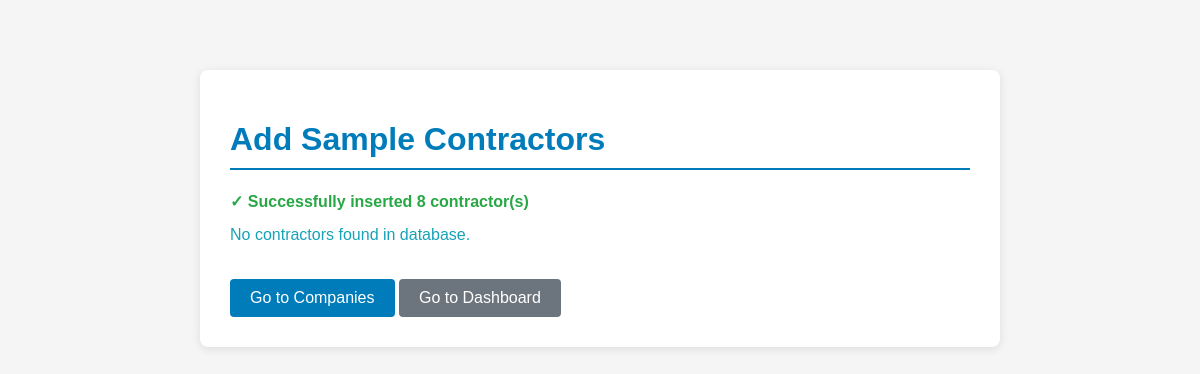
/add_contractors.php, run on an earlier commit of the app's database.
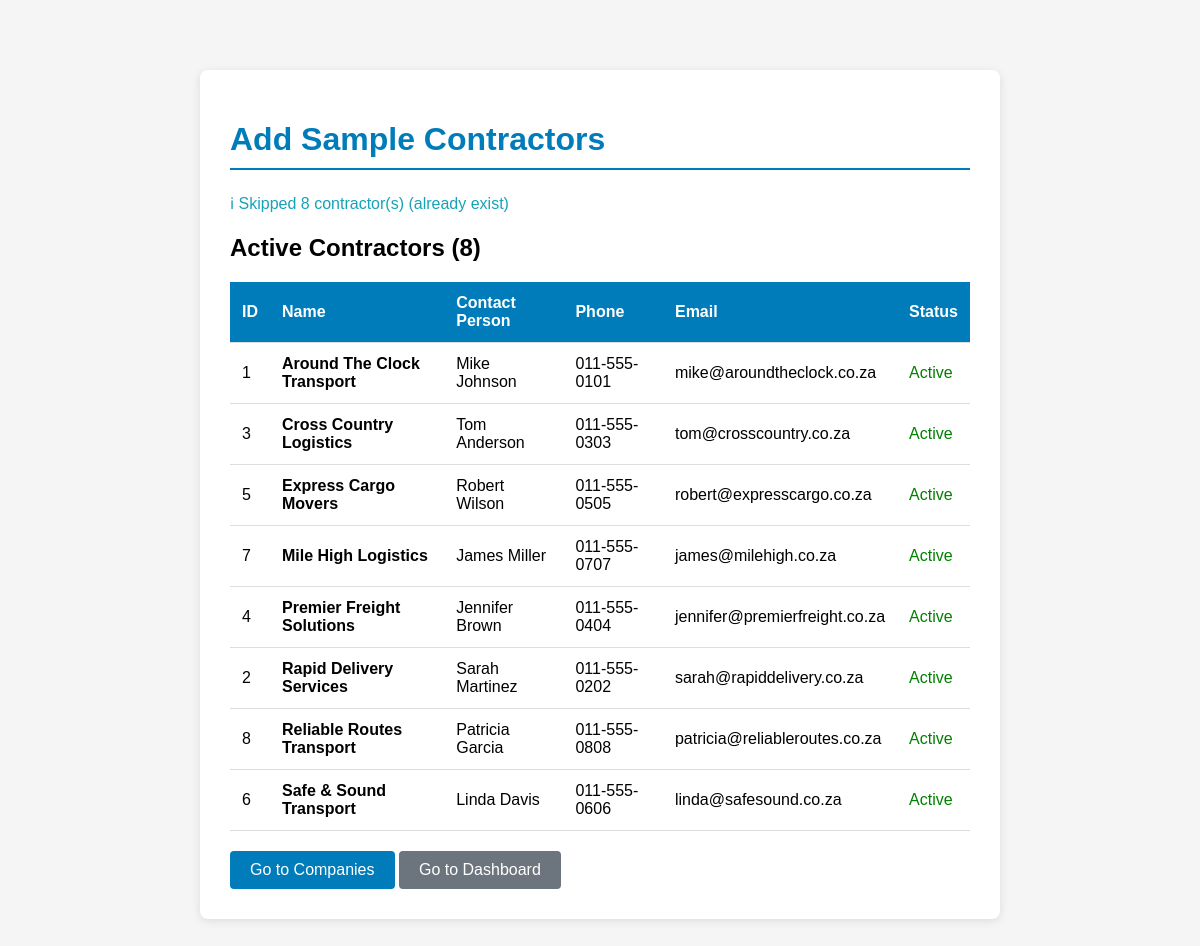
And on a later commit of the database.
### tables this page shows
CREATE TABLE contractors (
    id INT AUTO_INCREMENT PRIMARY KEY,
    name VARCHAR(255) NOT NULL,
    contact_person VARCHAR(255),
    phone VARCHAR(50),
    email VARCHAR(255),
    status ENUM('active', 'inactive') DEFAULT 'active',
    created_at TIMESTAMP DEFAULT CURRENT_TIMESTAMP,
    updated_at TIMESTAMP DEFAULT CURRENT_TIMESTAMP ON UPDATE CURRENT_TIMESTAMP
);

### config/database.php (called while the page is built, shortened)
<?php
class Database {
    private $host = 'localhost';
    private $db_name = 'logistics_db';
    private $username = 'root';
    private $password = '';
    public function getConnection() {
        $this->conn = null;
        try {
            $this->conn = new PDO(
                "mysql:host=" . $this->host . ";dbname=" . $this->db_name . ";charset=utf8",
                $this->username,
                $this->password
            );
            $this->conn->setAttribute(PDO::ATTR_ERRMODE, PDO::ERRMODE_EXCEPTION);
        } catch(PDOException $exception) {
            echo "Connection error: " . $exception->getMessage();
        }
        return $this->conn;
    }
    public function query($sql, $params = []) {
        $conn = $this->getConnection();
        $stmt = $conn->prepare($sql);
        $stmt->execute($params);
        return $stmt;
    }
    public function fetchAll($sql, $params = []) {
        $stmt = $this->query($sql, $params);
        return $stmt->fetchAll(PDO::FETCH_ASSOC);
    }
}
?>

### add_contractors.php (the view, shortened to what this page needs)
<?php
require_once 'config/database.php';
try {
    $db = new Database();
    $contractors = [
        ['name' => 'Around The Clock Transport', 'contact_person' => 'Mike Johnson', 'phone' => '011-555-0101', 'email' => 'mike@aroundtheclock.co.za'],
        ['name' => 'Rapid Delivery Services', 'contact_person' => 'Sarah Martinez', 'phone' => '011-555-0202', 'email' => 'sarah@rapiddelivery.co.za'],
        ['name' => 'Cross Country Logistics', 'contact_person' => 'Tom Anderson', 'phone' => '011-555-0303', 'email' => 'tom@crosscountry.co.za'],
        ['name' => 'Premier Freight Solutions', 'contact_person' => 'Jennifer Brown', 'phone' => '011-555-0404', 'email' => 'jennifer@premierfreight.co.za'],
        ['name' => 'Express Cargo Movers', 'contact_person' => 'Robert Wilson', 'phone' => '011-555-0505', 'email' => 'robert@expresscargo.co.za'],
        ['name' => 'Safe & Sound Transport', 'contact_person' => 'Linda Davis', 'phone' => '011-555-0606', 'email' => 'linda@safesound.co.za'],
        ['name' => 'Mile High Logistics', 'contact_person' => 'James Miller', 'phone' => '011-555-0707', 'email' => 'james@milehigh.co.za'],
        ['name' => 'Reliable Routes Transport', 'contact_person' => 'Patricia Garcia', 'phone' => '011-555-0808', 'email' => 'patricia@reliableroutes.co.za']
    ];
    $inserted = 0;
    $skipped = 0;
    $errors = [];
    foreach ($contractors as $contractor) {
        $existing = $db->fetchOne("SELECT id FROM contractors WHERE name = ?", [$contractor['name']]);
        if (!$existing) {
            $contractorData = [
                'name' => $contractor['name'],
                'contact_person' => $contractor['contact_person'],
                'phone' => $contractor['phone'],
                'email' => $contractor['email'],
                'status' => 'active',
                'created_at' => date('Y-m-d H:i:s')
            ];
            $result = $db->insert('contractors', $contractorData);
            if ($result) {
                $inserted++;
            } else {
                $errors[] = $contractor['name'];
            }
        } else {
            $skipped++;
        }
    }
    $allContractors = $db->fetchAll("SELECT * FROM contractors WHERE status = 'active' ORDER BY name");
    ?>
    <!DOCTYPE html>
    <html>
    <head>
    </head>
    <body>
        <div class="container">
            <h1>Add Sample Contractors</h1>
            <?php if ($inserted > 0): ?>
                <div class="success">✓ Successfully inserted <?php echo $inserted; ?> contractor(s)</div>
            <?php endif; ?>
            <?php if ($skipped > 0): ?>
                <div class="info">ℹ Skipped <?php echo $skipped; ?> contractor(s) (already exist)</div>
            <?php endif; ?>
            <?php if (count($allContractors) > 0): ?>
                <h2>Active Contractors (<?php echo count($allContractors); ?>)</h2>
                <table>
                    <thead>
                        <tr>
                            <th>ID</th>
                            <th>Name</th>
                            <th>Contact Person</th>
                            <th>Phone</th>
                            <th>Email</th>
                            <th>Status</th>
                        </tr>
                    </thead>
                    <tbody>
                        <?php foreach ($allContractors as $contractor): ?>
                            <tr>
                                <td><?php echo $contractor['id']; ?></td>
                                <td><strong><?php echo htmlspecialchars($contractor['name']); ?></strong></td>
                                <td><?php echo htmlspecialchars($contractor['contact_person'] ?? '-'); ?></td>
                                <td><?php echo htmlspecialchars($contractor['phone'] ?? '-'); ?></td>
                                <td><?php echo htmlspecialchars($contractor['email'] ?? '-'); ?></td>
                                <td><span style="color: green;"><?php echo ucfirst($contractor['status']); ?></span></td>
                            </tr>
                        <?php endforeach; ?>
                    </tbody>
                </table>
            <?php else: ?>
                <div class="info">No contractors found in database.</div>
            <?php endif; ?>
            <a href="?page=companies" class="btn">Go to Companies</a>
            <a href="index.php" class="btn" style="background: #6c757d;">Go to Dashboard</a>
        </div>
    </body>
    </html>
    <?php
} catch (Exception $e) {
    die('<h2 style="color: red;">Error: ' . htmlspecialchars($e->getMessage()) . '</h2>');
}
?>

### add_contractors.php (style rules this page uses)
body { font-family: Arial, sans-serif; max-width: 800px; margin: 50px auto; padding: 20px; background: #f5f5f5; }
.container { background: white; padding: 30px; border-radius: 8px; box-shadow: 0 2px 10px rgba(0,0,0,0.1); }
h1 { color: #007cba; border-bottom: 2px solid #007cba; padding-bottom: 10px; }
.info { color: #17a2b8; margin: 15px 0; }
table { width: 100%; border-collapse: collapse; margin-top: 20px; }
th, td { padding: 12px; text-align: left; border-bottom: 1px solid #ddd; }
th { background: #007cba; color: white; }
.btn { display: inline-block; padding: 10px 20px; background: #007cba; color: white; text-decoration: none; border-radius: 4px; margin-top: 20px; }
.success { color: #28a745; font-weight: bold; margin: 15px 0; }

What changed in the data, as far as the page shows it:
added contractors: id "1", name "Around The Clock Transport", contact_person "Mike Johnson", phone "011-555-0101", email "mike@aroundtheclock.co.za", status "Active"
added contractors: id "3", name "Cross Country Logistics", contact_person "Tom Anderson", phone "011-555-0303", email "tom@crosscountry.co.za", status "Active"
added contractors: id "5", name "Express Cargo Movers", contact_person "Robert Wilson", phone "011-555-0505", email "robert@expresscargo.co.za", status "Active"
added contractors: id "7", name "Mile High Logistics", contact_person "James Miller", phone "011-555-0707", email "james@milehigh.co.za", status "Active"
added contractors: id "4", name "Premier Freight Solutions", contact_person "Jennifer Brown", phone "011-555-0404", email "jennifer@premierfreight.co.za", status "Active"
added contractors: id "2", name "Rapid Delivery Services", contact_person "Sarah Martinez", phone "011-555-0202", email "sarah@rapiddelivery.co.za", status "Active"
added contractors: id "8", name "Reliable Routes Transport", contact_person "Patricia Garcia", phone "011-555-0808", email "patricia@reliableroutes.co.za", status "Active"
added contractors: id "6", name "Safe & Sound Transport", contact_person "Linda Davis", phone "011-555-0606", email "linda@safesound.co.za", status "Active"
Also different on the page:
$skipped: (not shown) → "8"
count($allContractors): (not shown) → "8"
$inserted: "8" → (not shown)
text no longer shown: "✓ Successfully inserted contractor(s) No contractors found in database."
text now shown: "ℹ Skipped contractor(s) (already exist) Active Contractors ( ) ID Name Contact Person Phone Email Status"
